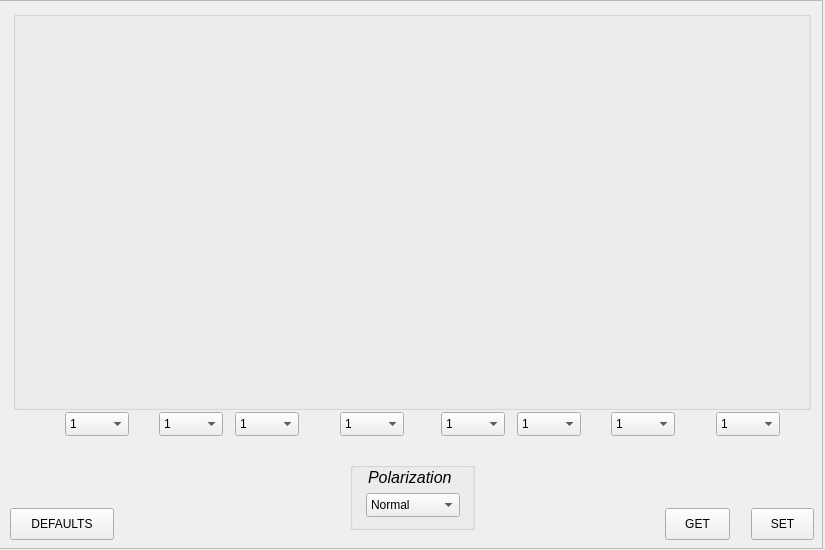
<?xml version='1.0' encoding='UTF-8'?>
<ui version="4.0">
 <class>ReverserTab</class>
 <widget class="QWidget" name="ReverserTab">
  <property name="geometry">
   <rect>
    <x>0</x>
    <y>0</y>
    <width>825</width>
    <height>550</height>
   </rect>
  </property>
  <widget class="QLabel" name="image1">
   <property name="geometry">
    <rect>
     <x>-1</x>
     <y>0</y>
     <width>824</width>
     <height>549</height>
    </rect>
   </property>
   <property name="pixmap">
    <pixmap resource="../resources/resources.qrc">:/reverser.png</pixmap>
   </property>
   <property name="scaledContents">
    <bool>true</bool>
   </property>
   <property name="frameShape">
    <enum>QFrame::StyledPanel</enum>
   </property>
   <property name="margin">
    <number>5</number>
   </property>
  </widget>
  <widget class="CenteredComboBox" name="comboReverserA">
   <property name="geometry">
    <rect>
     <x>65</x>
     <y>412</y>
     <width>64</width>
     <height>24</height>
    </rect>
   </property>
   <item>
    <property name="text">
     <string>1</string>
    </property>
   </item>
   <item>
    <property name="text">
     <string>2</string>
    </property>
   </item>
   <item>
    <property name="text">
     <string>3</string>
    </property>
   </item>
   <item>
    <property name="text">
     <string>4</string>
    </property>
   </item>
   <item>
    <property name="text">
     <string>5</string>
    </property>
   </item>
   <item>
    <property name="text">
     <string>6</string>
    </property>
   </item>
   <item>
    <property name="text">
     <string>7</string>
    </property>
   </item>
   <item>
    <property name="text">
     <string>8</string>
    </property>
   </item>
  </widget>
  <widget class="CenteredComboBox" name="comboReverserS1">
   <property name="geometry">
    <rect>
     <x>159</x>
     <y>412</y>
     <width>64</width>
     <height>24</height>
    </rect>
   </property>
   <item>
    <property name="text">
     <string>1</string>
    </property>
   </item>
   <item>
    <property name="text">
     <string>2</string>
    </property>
   </item>
   <item>
    <property name="text">
     <string>3</string>
    </property>
   </item>
   <item>
    <property name="text">
     <string>4</string>
    </property>
   </item>
   <item>
    <property name="text">
     <string>5</string>
    </property>
   </item>
   <item>
    <property name="text">
     <string>6</string>
    </property>
   </item>
   <item>
    <property name="text">
     <string>7</string>
    </property>
   </item>
   <item>
    <property name="text">
     <string>8</string>
    </property>
   </item>
  </widget>
  <widget class="CenteredComboBox" name="comboReverserS2">
   <property name="geometry">
    <rect>
     <x>235</x>
     <y>412</y>
     <width>64</width>
     <height>24</height>
    </rect>
   </property>
   <item>
    <property name="text">
     <string>1</string>
    </property>
   </item>
   <item>
    <property name="text">
     <string>2</string>
    </property>
   </item>
   <item>
    <property name="text">
     <string>3</string>
    </property>
   </item>
   <item>
    <property name="text">
     <string>4</string>
    </property>
   </item>
   <item>
    <property name="text">
     <string>5</string>
    </property>
   </item>
   <item>
    <property name="text">
     <string>6</string>
    </property>
   </item>
   <item>
    <property name="text">
     <string>7</string>
    </property>
   </item>
   <item>
    <property name="text">
     <string>8</string>
    </property>
   </item>
  </widget>
  <widget class="CenteredComboBox" name="comboReverserB">
   <property name="geometry">
    <rect>
     <x>340</x>
     <y>412</y>
     <width>64</width>
     <height>24</height>
    </rect>
   </property>
   <item>
    <property name="text">
     <string>1</string>
    </property>
   </item>
   <item>
    <property name="text">
     <string>2</string>
    </property>
   </item>
   <item>
    <property name="text">
     <string>3</string>
    </property>
   </item>
   <item>
    <property name="text">
     <string>4</string>
    </property>
   </item>
   <item>
    <property name="text">
     <string>5</string>
    </property>
   </item>
   <item>
    <property name="text">
     <string>6</string>
    </property>
   </item>
   <item>
    <property name="text">
     <string>7</string>
    </property>
   </item>
   <item>
    <property name="text">
     <string>8</string>
    </property>
   </item>
  </widget>
  <widget class="CenteredComboBox" name="comboReverserS3">
   <property name="geometry">
    <rect>
     <x>441</x>
     <y>412</y>
     <width>64</width>
     <height>24</height>
    </rect>
   </property>
   <item>
    <property name="text">
     <string>1</string>
    </property>
   </item>
   <item>
    <property name="text">
     <string>2</string>
    </property>
   </item>
   <item>
    <property name="text">
     <string>3</string>
    </property>
   </item>
   <item>
    <property name="text">
     <string>4</string>
    </property>
   </item>
   <item>
    <property name="text">
     <string>5</string>
    </property>
   </item>
   <item>
    <property name="text">
     <string>6</string>
    </property>
   </item>
   <item>
    <property name="text">
     <string>7</string>
    </property>
   </item>
   <item>
    <property name="text">
     <string>8</string>
    </property>
   </item>
  </widget>
  <widget class="CenteredComboBox" name="comboReverserS4">
   <property name="geometry">
    <rect>
     <x>517</x>
     <y>412</y>
     <width>64</width>
     <height>24</height>
    </rect>
   </property>
   <item>
    <property name="text">
     <string>1</string>
    </property>
   </item>
   <item>
    <property name="text">
     <string>2</string>
    </property>
   </item>
   <item>
    <property name="text">
     <string>3</string>
    </property>
   </item>
   <item>
    <property name="text">
     <string>4</string>
    </property>
   </item>
   <item>
    <property name="text">
     <string>5</string>
    </property>
   </item>
   <item>
    <property name="text">
     <string>6</string>
    </property>
   </item>
   <item>
    <property name="text">
     <string>7</string>
    </property>
   </item>
   <item>
    <property name="text">
     <string>8</string>
    </property>
   </item>
  </widget>
  <widget class="CenteredComboBox" name="comboReverserC">
   <property name="geometry">
    <rect>
     <x>611</x>
     <y>412</y>
     <width>64</width>
     <height>24</height>
    </rect>
   </property>
   <item>
    <property name="text">
     <string>1</string>
    </property>
   </item>
   <item>
    <property name="text">
     <string>2</string>
    </property>
   </item>
   <item>
    <property name="text">
     <string>3</string>
    </property>
   </item>
   <item>
    <property name="text">
     <string>4</string>
    </property>
   </item>
   <item>
    <property name="text">
     <string>5</string>
    </property>
   </item>
   <item>
    <property name="text">
     <string>6</string>
    </property>
   </item>
   <item>
    <property name="text">
     <string>7</string>
    </property>
   </item>
   <item>
    <property name="text">
     <string>8</string>
    </property>
   </item>
  </widget>
  <widget class="CenteredComboBox" name="comboReverserD">
   <property name="geometry">
    <rect>
     <x>716</x>
     <y>412</y>
     <width>64</width>
     <height>24</height>
    </rect>
   </property>
   <item>
    <property name="text">
     <string>1</string>
    </property>
   </item>
   <item>
    <property name="text">
     <string>2</string>
    </property>
   </item>
   <item>
    <property name="text">
     <string>3</string>
    </property>
   </item>
   <item>
    <property name="text">
     <string>4</string>
    </property>
   </item>
   <item>
    <property name="text">
     <string>5</string>
    </property>
   </item>
   <item>
    <property name="text">
     <string>6</string>
    </property>
   </item>
   <item>
    <property name="text">
     <string>7</string>
    </property>
   </item>
   <item>
    <property name="text">
     <string>8</string>
    </property>
   </item>
  </widget>
  <widget class="QGroupBox" name="groupBox2">
   <property name="geometry">
    <rect>
     <x>13</x>
     <y>11</y>
     <width>798</width>
     <height>399</height>
    </rect>
   </property>
   <property name="styleSheet">
    <string>QGroupBox {margin-top: 0px;}</string>
   </property>
  </widget>
  <widget class="QGroupBox" name="groupBox3">
   <property name="geometry">
    <rect>
     <x>350</x>
     <y>462</y>
     <width>125</width>
     <height>68</height>
    </rect>
   </property>
   <property name="styleSheet">
    <string>QGroupBox {margin-top: 0px;}</string>
   </property>
   <widget class="CenteredComboBox" name="comboReverserPolarization">
    <property name="geometry">
     <rect>
      <x>16</x>
      <y>31</y>
      <width>94</width>
      <height>24</height>
     </rect>
    </property>
    <item>
     <property name="text">
      <string>Normal</string>
     </property>
    </item>
    <item>
     <property name="text">
      <string>Inverted</string>
     </property>
    </item>
   </widget>
   <widget class="QLabel" name="label4">
    <property name="geometry">
     <rect>
      <x>18</x>
      <y>7</y>
      <width>88</width>
      <height>17</height>
     </rect>
    </property>
    <property name="font">
     <font>
      <pointsize>12</pointsize>
      <italic>true</italic>
     </font>
    </property>
    <property name="text">
     <string>Polarization</string>
    </property>
    <property name="alignment">
     <set>Qt::AlignLeft|Qt::AlignVCenter</set>
    </property>
   </widget>
  </widget>
  <widget class="QPushButton" name="buttonReverserTabDefaults">
   <property name="geometry">
    <rect>
     <x>10</x>
     <y>508</y>
     <width>104</width>
     <height>32</height>
    </rect>
   </property>
   <property name="text">
    <string>DEFAULTS</string>
   </property>
  </widget>
  <widget class="QPushButton" name="buttonReverserTabGet">
   <property name="geometry">
    <rect>
     <x>665</x>
     <y>508</y>
     <width>65</width>
     <height>32</height>
    </rect>
   </property>
   <property name="text">
    <string>GET</string>
   </property>
  </widget>
  <widget class="QPushButton" name="buttonReverserTabSet">
   <property name="geometry">
    <rect>
     <x>751</x>
     <y>508</y>
     <width>63</width>
     <height>32</height>
    </rect>
   </property>
   <property name="text">
    <string>SET</string>
   </property>
  </widget>
 </widget>
 <customwidgets>
  <customwidget>
   <class>CenteredComboBox</class>
   <extends>QComboBox</extends>
   <header>CenteredComboBox.h</header>
  </customwidget>
 </customwidgets>
 <resources />
 <connections />
</ui>
